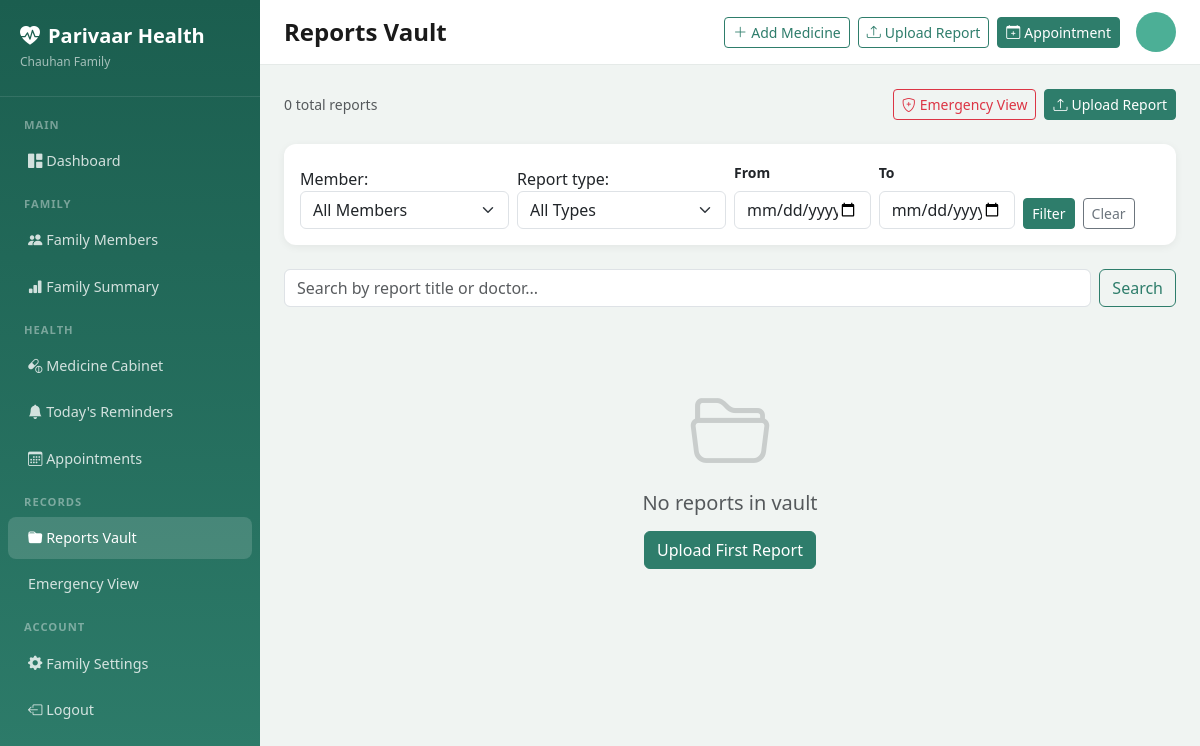
Page /vault/ (signed in) on the earlier database version.
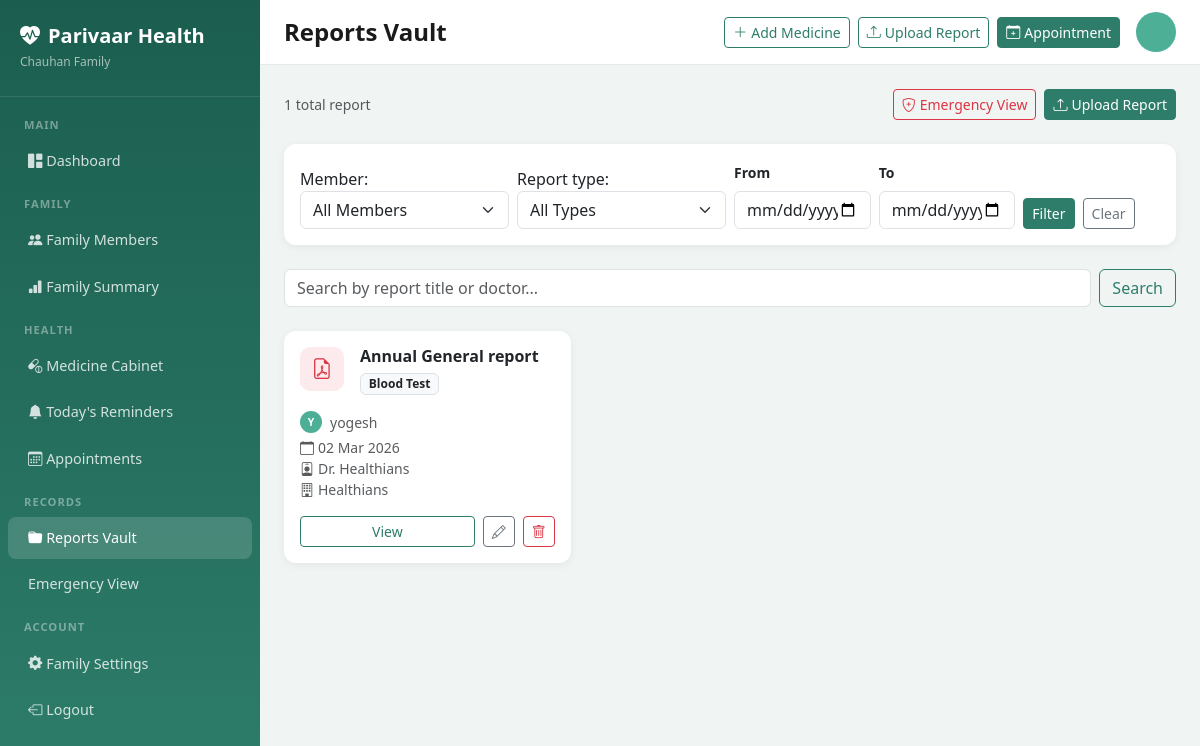
Same page on the later database version.
### vault/models.py (models this page shows, shortened)
class Report(models.Model):
    REPORT_TYPE_CHOICES = [
        ("blood_test", "Blood Test"),
        ("urine_test", "Urine Test"),
        ("xray", "X-Ray"),
        ("mri", "MRI"),
        ("ct_scan", "CT Scan"),
        ("ecg", "ECG"),
        ("echo", "Echocardiogram"),
        ("prescription", "Prescription"),
        ("discharge_summary", "Discharge Summary"),
        ("vaccination", "Vaccination Card"),
        ("eye_test", "Eye Test"),
        ("dental", "Dental Report"),
        ("biopsy", "Biopsy Report"),
        ("other", "Other"),
    ]
    id = models.UUIDField(primary_key=True, default=uuid.uuid4, editable=False)
    family = models.ForeignKey(Family, on_delete=models.CASCADE, related_name="reports")
    member = models.ForeignKey(FamilyMember, on_delete=models.CASCADE, related_name="reports")
    report_type = models.CharField(max_length=30, choices=REPORT_TYPE_CHOICES)
    title = models.CharField(max_length=255)
    report_date = models.DateField()
    doctor = models.CharField(max_length=255, blank=True)
    hospital_lab = models.CharField(max_length=255, blank=True)
    file = models.FileField(upload_to="reports/%Y/%m/", null=True, blank=True)
    notes = models.TextField(blank=True)
    is_abha_fetched = models.BooleanField(default=False)
    is_deleted = models.BooleanField(default=False, db_index=True)
    deleted_at = models.DateTimeField(null=True, blank=True)
    created_at = models.DateTimeField(auto_now_add=True)
    updated_at = models.DateTimeField(auto_now=True)
    class Meta:
        ordering = ["-report_date"]
    def file_extension(self) -> str:
        if self.file:
            name = self.file.name.lower()
            if name.endswith(".pdf"):
                return "pdf"
            elif name.endswith((".jpg", ".jpeg", ".png")):
                return "image"
        return "other"

### accounts/models.py (models this page shows, shortened)
class FamilyMember(models.Model):
    ROLE_CHOICES = [
        ('admin', 'Primary Caregiver (Admin)'),
        ('member', 'Secondary Member'),
        ('view_only', 'View-Only Member'),
    ]
    GENDER_CHOICES = [
        ('male', 'Male'),
        ('female', 'Female'),
        ('other', 'Other'),
    ]
    RELATIONSHIP_CHOICES = [
        ('self', 'Self'),
        ('spouse', 'Spouse'),
        ('father', 'Father'),
        ('mother', 'Mother'),
        ('son', 'Son'),
        ('daughter', 'Daughter'),
        ('grandfather', 'Grandfather'),
        ('grandmother', 'Grandmother'),
        ('brother', 'Brother'),
        ('sister', 'Sister'),
        ('other', 'Other'),
    ]
    CHRONIC_CONDITION_CHOICES = [
        ('diabetes', 'Diabetes'),
        ('hypertension', 'Hypertension/BP'),
        ('heart_disease', 'Heart Disease'),
        ('asthma', 'Asthma'),
        ('thyroid', 'Thyroid'),
        ('arthritis', 'Arthritis'),
        ('kidney_disease', 'Kidney Disease'),
        ('cancer', 'Cancer'),
        ('copd', 'COPD'),
        ('other', 'Other'),
    ]
    id = models.UUIDField(primary_key=True, default=uuid.uuid4, editable=False)
    family = models.ForeignKey(Family, on_delete=models.CASCADE, related_name='members')
    user = models.OneToOneField(User, on_delete=models.SET_NULL, null=True, blank=True, related_name='family_member')
    name = models.CharField(max_length=255)
    date_of_birth = models.DateField(null=True, blank=True)
    gender = models.CharField(max_length=10, choices=GENDER_CHOICES)
    relationship = models.CharField(max_length=20, choices=RELATIONSHIP_CHOICES)
    role = models.CharField(max_length=20, choices=ROLE_CHOICES, default='member')
    phone = models.CharField(max_length=15, blank=True)
    abha_id = models.CharField(max_length=50, blank=True, verbose_name='ABHA ID')
    abha_linked = models.BooleanField(default=False)
    abha_consent = models.BooleanField(default=False)
    profile_photo = models.ImageField(upload_to='member_photos/', blank=True, null=True)
    created_at = models.DateTimeField(auto_now_add=True)
    updated_at = models.DateTimeField(auto_now=True)

### vault/views.py (the view)
# urls.py: path("",                        views.ReportListView.as_view(),            name="list"),
class ReportListView(FamilyOwnedMixin, ListView):
    model = Report
    template_name = "vault/report_list.html"
    context_object_name = "reports"
    paginate_by = 12
    def get_queryset(self):
        family = self.get_family()
        qs = Report.objects.filter(family=family, is_deleted=False).select_related("member")
        if m := self.request.GET.get("member"):      qs = qs.filter(member__id=m)
        if t := self.request.GET.get("report_type"): qs = qs.filter(report_type=t)
        if d := self.request.GET.get("date_from"):   qs = qs.filter(report_date__gte=d)
        if d := self.request.GET.get("date_to"):     qs = qs.filter(report_date__lte=d)
        if s := self.request.GET.get("search"):
            qs = qs.filter(title__icontains=s) | qs.filter(doctor__icontains=s)
        return qs.order_by("-report_date")
    def get_context_data(self, **kwargs):
        ctx = super().get_context_data(**kwargs)
        family = self.get_family()
        ctx.update({
            "family": family,
            "filter_form": ReportFilterForm(self.request.GET, family=family),
            "members": family.members.all(),
            "total_reports": Report.objects.filter(family=family, is_deleted=False).count(),
        })
        return ctx

### vault/forms.py
class ReportFilterForm(forms.Form):
    member      = forms.ChoiceField(required=False, widget=forms.Select(attrs={"class": "form-select"}))
    report_type = forms.ChoiceField(required=False, widget=forms.Select(attrs={"class": "form-select"}))
    date_from   = forms.DateField(required=False, widget=forms.DateInput(attrs={"class": "form-control", "type": "date"}))
    date_to     = forms.DateField(required=False, widget=forms.DateInput(attrs={"class": "form-control", "type": "date"}))
    def __init__(self, *args, family=None, **kwargs):
        super().__init__(*args, **kwargs)
        member_choices = [("", "All Members")]
        if family:
            for m in family.members.all():
                member_choices.append((str(m.id), m.name))
        self.fields["member"].choices = member_choices
        self.fields["report_type"].choices = [("", "All Types")] + list(Report.REPORT_TYPE_CHOICES)

### vault/views.py (called while the page is built)
    def get_family(self) -> Family:
        return get_object_or_404(Family, admin=self.request.user)

### templates/vault/report_list.html (shortened to what the changed rows need)
{% extends 'base.html' %}
{% block content %}
<div class="d-flex justify-content-between align-items-center mb-4">
    <span class="text-muted small">{{ total_reports }} total report{{ total_reports|pluralize }}</span>
    <div class="d-flex gap-2">
        <a href="{% url 'vault:emergency' %}" class="btn btn-sm btn-outline-danger"><i class="bi bi-shield-plus me-1"></i>Emergency View</a>
        <a href="{% url 'vault:upload' %}" class="btn btn-sm btn-primary"><i class="bi bi-upload me-1"></i>Upload Report</a>
    </div>
</div>
<div class="row g-3">
    {% for report in reports %}
    <div class="col-md-6 col-lg-4">
        <div class="card h-100">
            <div class="card-body">
                <div class="d-flex align-items-start gap-3 mb-3">
                    <div class="stat-icon {% if report.file_extension == 'pdf' %}bg-danger{% else %}bg-info{% endif %} bg-opacity-10" style="width:44px;height:44px;border-radius:10px;font-size:1.3rem;display:flex;align-items:center;justify-content:center;">
                        <i class="bi {% if report.file_extension == 'pdf' %}bi-file-earmark-pdf text-danger{% else %}bi-file-earmark-image text-info{% endif %}"></i>
                    </div>
                    <div class="flex-grow-1">
                        <h6 class="fw-bold mb-1 text-truncate">{{ report.title }}</h6>
                        <span class="badge bg-light text-dark border small">{{ report.get_report_type_display }}</span>
                    </div>
                </div>
                <div class="small text-muted mb-2">
                    <div class="d-flex align-items-center gap-2 mb-1">
                        <div class="member-avatar" style="width:22px;height:22px;font-size:.65rem;">{{ report.member.name|first|upper }}</div>
                        {{ report.member.name }}
                    </div>
                    <div><i class="bi bi-calendar me-1"></i>{{ report.report_date|date:"d M Y" }}</div>
                    {% if report.doctor %}<div><i class="bi bi-person-badge me-1"></i>Dr. {{ report.doctor }}</div>{% endif %}
                    {% if report.hospital_lab %}<div><i class="bi bi-building me-1"></i>{{ report.hospital_lab }}</div>{% endif %}
                </div>
                <div class="d-flex gap-2 mt-auto pt-2">
                    <a href="{% url 'vault:detail' report.pk %}" class="btn btn-sm btn-outline-primary flex-grow-1">View</a>
                    <a href="{% url 'vault:edit' report.pk %}" class="btn btn-sm btn-outline-secondary"><i class="bi bi-pencil"></i></a>
                    <a href="{% url 'vault:delete' report.pk %}" class="btn btn-sm btn-outline-danger"><i class="bi bi-trash"></i></a>
                </div>
            </div>
        </div>
    </div>
    {% empty %}
    <div class="col-12 text-center py-5">
        <i class="bi bi-folder2-open display-1 text-muted opacity-25"></i>
        <h5 class="mt-3 text-muted">No reports in vault</h5>
        <a href="{% url 'vault:upload' %}" class="btn btn-primary mt-2">Upload First Report</a>
    </div>
    {% endfor %}
</div>
{% endblock %}

Differences in the rows shown:
added Report: title "Annual General report", report_type "Blood Test", member.name|first "Y", member.name "yogesh", report_date "02 Mar 2026", doctor "Healthians", hospital_lab "Healthians"
Other differences:
{{ total_reports }}: "0" → "1"
text no longer shown: "No reports in vault Upload First Report"
